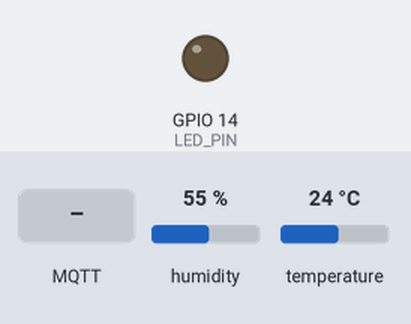
This sketch was run on a simulated ESP32. On the bench: output pins drawn as LEDs (lit = HIGH). Inputs (shaded band) come from the test bench; at power-on: humidity 55 %, temperature 24 °C. WiFi joins after 1.5 s; servers stay silent unless stated; no MQTT or app messages arrive unless stated; what the sketch prints to the serial monitor is not drawn.

Above: at 2.7 s.
2.8 s: MQTT message "1" arrives on the first subscribed topic
At 4.2 s:
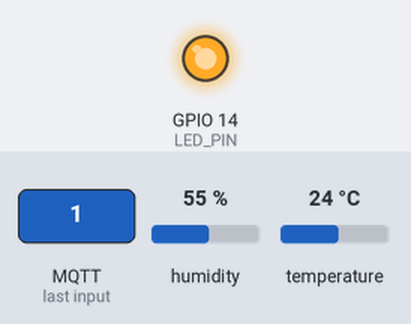
5.0 s: MQTT message "0" arrives on the first subscribed topic
At 5.9 s:
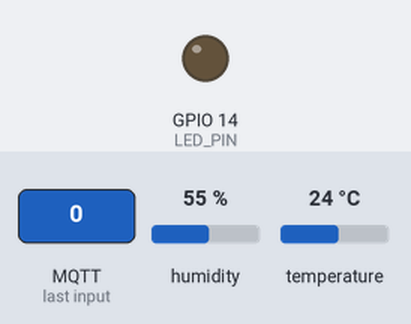
Timing chart, 0 to 8.0 s (numbered marks = the images above; inputs shaded):
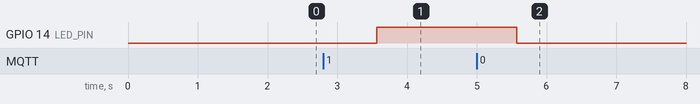

Measured:
- after the input at 2.8 s, GPIO 14 (LED_PIN): LOW → HIGH after 0.76 s
- after the input at 5.0 s, GPIO 14 (LED_PIN): HIGH → LOW after 0.57 s

The sketch:

Bedroom.ino
```cpp
#include <WiFi.h>
#include <PubSubClient.h>
#include "DHT.h"

// Update these with values suitable for your network.

const char* ssid = "Wokwi-GUEST";
const char* password = "";
const char* mqtt_server = "sh001.cloud.shiftr.io";

#define DHTPIN 2
#define LED_PIN 14
#define DHTTYPE    DHT22
DHT dht(DHTPIN, DHTTYPE);

WiFiClient espClient;
PubSubClient client(espClient);
unsigned long lastMsg = 0;
#define MSG_BUFFER_SIZE  (50)
char msg[MSG_BUFFER_SIZE];
int value = 0;

void callback(char* topic, byte* payload, unsigned int length) {

  if (payload[0] == '1'){
    Serial.print("[");
    Serial.print("Nyalakan LED");
    Serial.println("] ");
    digitalWrite(LED_PIN, HIGH);
  }else{
    Serial.print("[");
    Serial.print("Matikan LED");
    Serial.println("] ");
    digitalWrite(LED_PIN, LOW);
  }
}

void setup_wifi() {
  delay(10);
  Serial.println();
  Serial.print("Connecting to ");
  Serial.println(ssid);

  WiFi.mode(WIFI_STA);
  WiFi.begin(ssid, password);

  while (WiFi.status() != WL_CONNECTED) {
    delay(500);
    Serial.print(".");
  }

  randomSeed(micros());

  Serial.println("");
  Serial.println("WiFi connected");
  Serial.println("IP address: ");
  Serial.println(WiFi.localIP());
}


// fungsi untuk menghubungkan ke broker
void reconnect() {
  while (!client.connect("Bedroom","sh001","F9gh2Bdlj0OPOWoZ")) {
    Serial.print(".");
    delay(1000);
    // Serial.print("Mencoba untuk menghubungkan dengan MQTT\n");
    // String clientId = "ESP8266Client- ";
    // clientId += String(random(0xffff), HEX);
    // if (client.connect(clientId.c_str())) {
    //   Serial.println("Terhubung");
    //   client.subscribe("iot/SH/bedroom/led");
    // } else {
    //   Serial.print("Gagal Terhubung, rc=");
    //   Serial.print(client.state());
    //   Serial.println("Mencoba dalam 5 detik");
    //   // Wait 5 seconds before retrying
    //   delay(5000);
    // }
  }
  Serial.println("Terhubung");
  client.subscribe("iot/SH/bedroom/led");
}

void setup() {
  Serial.begin(115200);
  pinMode(LED_PIN, OUTPUT);
  setup_wifi();
  client.setServer(mqtt_server, 1883);
  dht.begin();
  client.setCallback(callback);
}

void loop() {
  delay(2000);
  if (!client.connected()) {
    reconnect();
  }
  client.loop();
  float t = dht.readTemperature();
  float h = dht.readHumidity();
  if (isnan(h) || isnan(t)) {
    Serial.println("Failed to read from DHT sensor!");
  }
  snprintf (msg, MSG_BUFFER_SIZE, "%s", itoa(t,msg,20));
  Serial.print("Suhu : ");
  Serial.println(msg);
  client.publish("iot/SH/bedroom/Suhu", msg);
  snprintf (msg, MSG_BUFFER_SIZE, "%s", itoa(h,msg,20));
  Serial.print("Kelembapan : ");
  Serial.println(msg);
  client.publish("iot/SH/bedroom/Kelembapan", msg);
}
```
